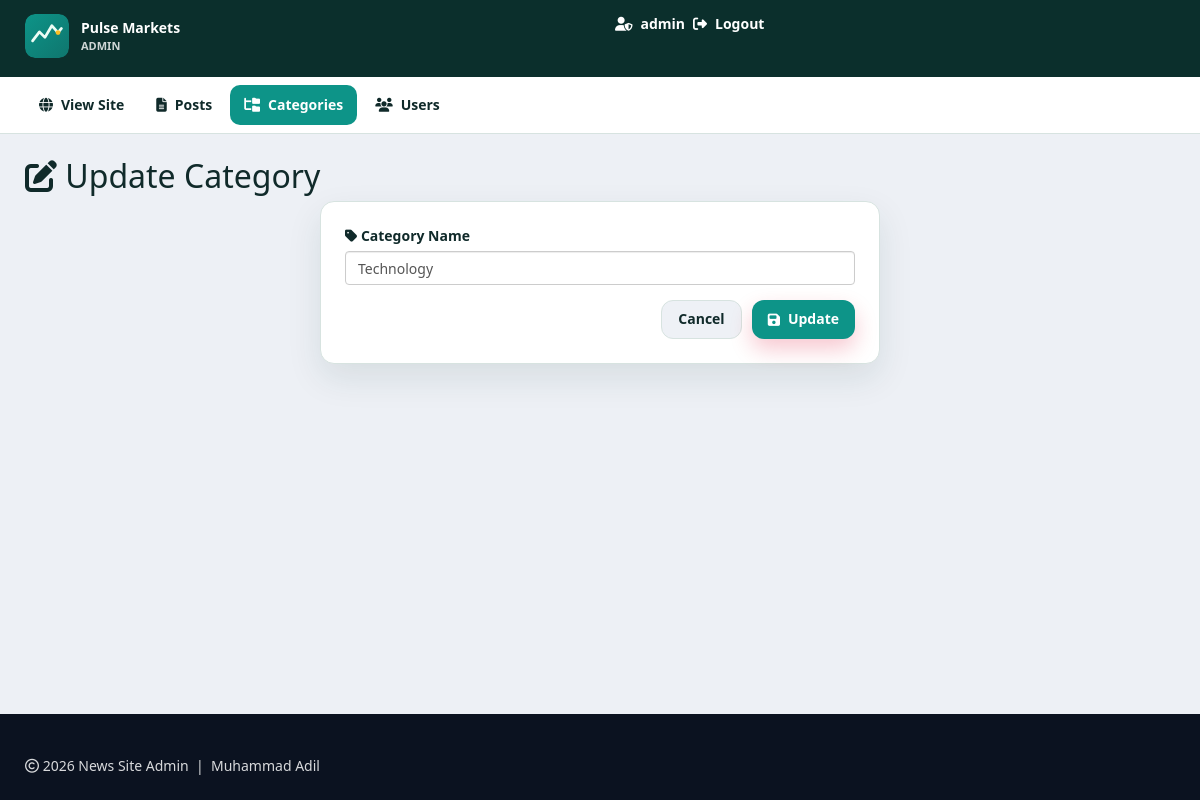
Before: /admin/update-category.php?id=5 (signed in) with the older database file.
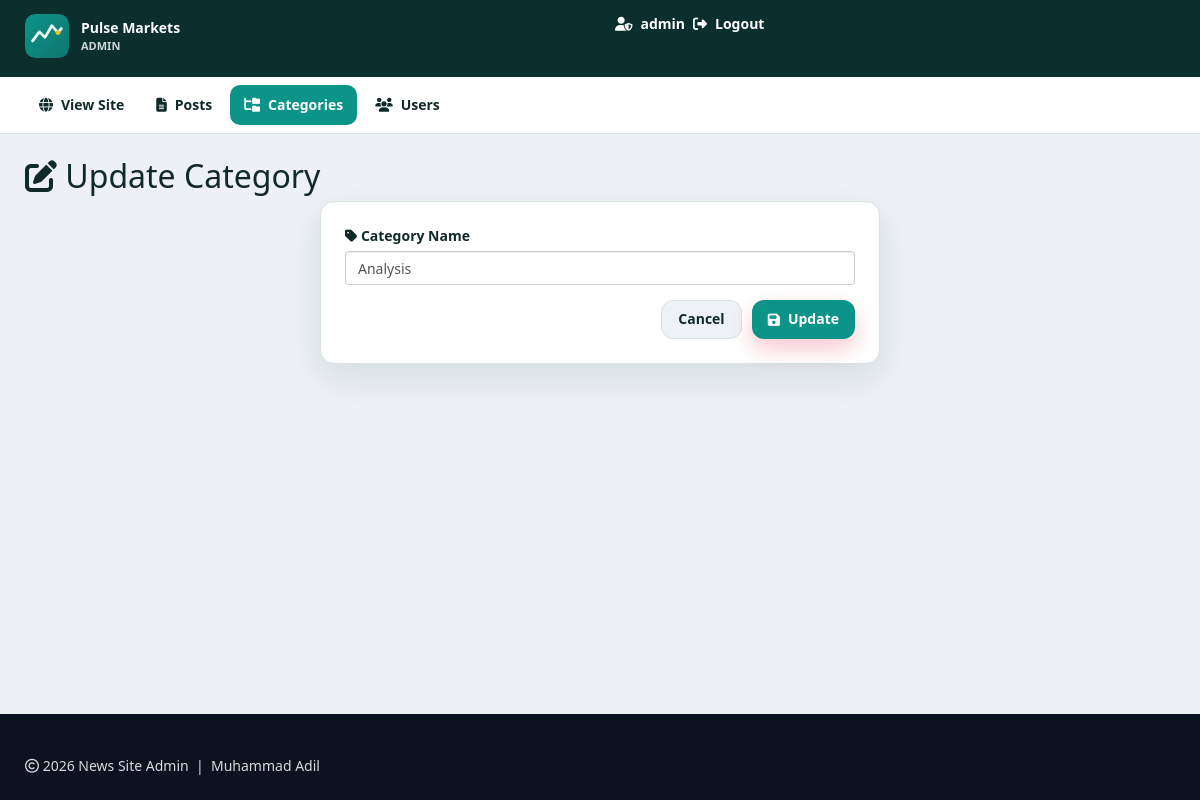
After: the same page with the newer database file.
### tables this page shows
CREATE TABLE `category` (
  `id` int(11) NOT NULL AUTO_INCREMENT,
  `category_name` varchar(100) NOT NULL,
  `post` int(11) NOT NULL DEFAULT 0,
  PRIMARY KEY (`id`)
);

### includes/helpers.php (called while the page is built, shortened)
<?php
function e($value)
{
    return htmlspecialchars((string) $value, ENT_QUOTES, 'UTF-8');
}

### admin/update-category.php (the view, shortened to what this page needs)
<?php
include "header.php";
include "config.php";
$id = isset($_GET['id']) ? (int) $_GET['id'] : (int) ($_POST['id'] ?? 0);
$result = mysqli_query($conn, "SELECT * FROM category WHERE id = {$id}") or die("query failed.");
$row = mysqli_fetch_assoc($result);
?>
  <div id="admin-content">
      <div class="container">
          <div class="row">
              <div class="col-xs-12">
                  <h1 class="admin-heading"><i class="fa-solid fa-pen-to-square"></i> Update Category</h1>
              </div>
              <div class="col-xs-12 col-sm-8 col-sm-offset-2 col-md-6 col-md-offset-3">
                  <form class="admin-form" action="<?php echo e($_SERVER['PHP_SELF']); ?>?id=<?php echo (int) $row['id']; ?>" method="POST">
                      <div class="form-group">
                          <label><i class="fa-solid fa-tag"></i> Category Name</label>
                          <input type="text" name="category_name" class="form-control" value="<?php echo e($row['category_name']); ?>" required>
                      </div>
                      <div class="form-actions">
                          <a href="category.php" class="btn btn-default">Cancel</a>
                          <button type="submit" name="submit" class="btn btn-primary"><i class="fa-solid fa-floppy-disk"></i> Update</button>
                      </div>
                  </form>
              </div>
          </div>
      </div>
  </div>
<?php include "footer.php"; ?>

Changed rows visible on the page:
changed category: category_name "Technology" → "Analysis"
